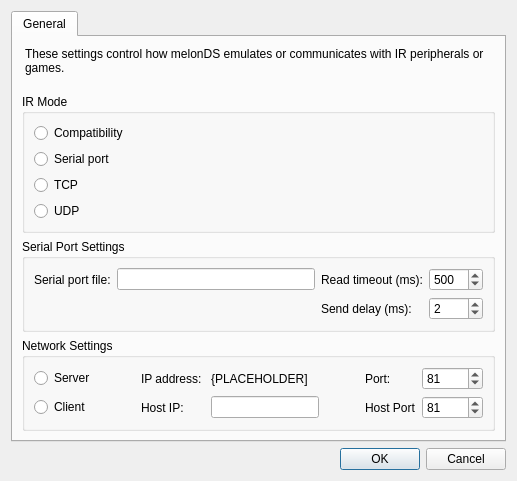
<?xml version="1.0" encoding="UTF-8"?>
<ui version="4.0">
 <class>IRSettingsDialog</class>
 <widget class="QDialog" name="IRSettingsDialog">
  <property name="geometry">
   <rect>
    <x>0</x>
    <y>0</y>
    <width>570</width>
    <height>518</height>
   </rect>
  </property>
  <property name="sizePolicy">
   <sizepolicy hsizetype="Fixed" vsizetype="Fixed">
    <horstretch>0</horstretch>
    <verstretch>0</verstretch>
   </sizepolicy>
  </property>
  <property name="windowTitle">
   <string>IR settings - melonDS</string>
  </property>
  <layout class="QVBoxLayout" name="verticalLayout">
   <property name="sizeConstraint">
    <enum>QLayout::SizeConstraint::SetFixedSize</enum>
   </property>
   <item>
    <widget class="QTabWidget" name="Tabs">
     <property name="currentIndex">
      <number>0</number>
     </property>
     <widget class="QWidget" name="General">
      <attribute name="title">
       <string>General</string>
      </attribute>
      <layout class="QGridLayout" name="gridLayout_8">
       <item row="0" column="0">
        <widget class="QLabel" name="labelMainDescription">
         <property name="styleSheet">
          <string notr="true">QLabel {
    margin-bottom: 12px;
}</string>
         </property>
         <property name="text">
          <string>&lt;html&gt;&lt;head/&gt;&lt;body&gt;&lt;p&gt;These settings control how melonDS emulates or communicates with IR peripherals or games.&lt;/p&gt;&lt;/body&gt;&lt;/html&gt;</string>
         </property>
         <property name="wordWrap">
          <bool>true</bool>
         </property>
         <property name="margin">
          <number>0</number>
         </property>
        </widget>
       </item>
       <item row="1" column="0">
        <widget class="QGroupBox" name="modeSelect">
         <property name="title">
          <string>IR Mode</string>
         </property>
         <layout class="QGridLayout" name="gridLayout">
          <!-- <item row="10" column="0">
           <widget class="QRadioButton" name="rbDirect">
            <property name="whatsThis">
             <string>&lt;html&gt;&lt;head/&gt;&lt;body&gt;&lt;p&gt;IP Mode bypasses the serial connection entirely. This is designed to increase stability for use with other IR peripheral emulators that support this feature.&lt;/p&gt;&lt;/body&gt;&lt;/html&gt;</string>
            </property>
            <property name="text">
             <string>Direct</string>
            </property>
           </widget>
          </item> -->
          <item row="7" column="0">
           <widget class="QRadioButton" name="rbCompat">
            <property name="text">
             <string>Compatibility</string>
            </property>
            <property name="checkable">
             <bool>true</bool>
            </property>
            <property name="checked">
             <bool>false</bool>
            </property>
           </widget>
          </item>
          <item row="9" column="0">
           <widget class="QRadioButton" name="rbTCP">
            <property name="whatsThis">
             <string>&lt;html&gt;&lt;head/&gt;&lt;body&gt;&lt;p&gt;Emulates IR as TCP.&lt;/p&gt;&lt;/body&gt;&lt;/html&gt;</string>
            </property>
            <property name="text">
             <string>TCP</string>
            </property>
           </widget>
          </item>
          <item row="10" column="0">
           <widget class="QRadioButton" name="rbENet">
            <property name="whatsThis">
             <string>&lt;html&gt;&lt;head/&gt;&lt;body&gt;&lt;p&gt;Emulates IR as UDP.&lt;/p&gt;&lt;/body&gt;&lt;/html&gt;</string>
            </property>
            <property name="text">
             <string>UDP</string>
            </property>
           </widget>
          </item>
          <item row="8" column="0">
           <widget class="QRadioButton" name="rbSerial">
            <property name="whatsThis">
             <string>&lt;html&gt;&lt;head/&gt;&lt;body&gt;&lt;p&gt;Emulates IR as Serial&lt;/p&gt;&lt;/body&gt;&lt;/html&gt;</string>
            </property>
            <property name="text">
             <string>Serial port</string>
            </property>
           </widget>
          </item>
         </layout>
        </widget>
       </item>
       <!-- <item row="4" column="0">
        <widget class="QGroupBox" name="groupBoxDirect">
         <property name="title">
          <string>Direct Settings</string>
         </property>
         <property name="toolTip">
          <string>WARNING!!! Experimental, Backup your save before using!!!</string>
         </property>
         <layout class="QGridLayout" name="gridLayout_4">
          <item row="2" column="1" alignment="Qt::AlignmentFlag::AlignVCenter">
           <widget class="QPathInput" name="txtEepromFile"/>
          </item>
          <item row="2" column="0" alignment="Qt::AlignmentFlag::AlignLeft">
           <widget class="QLabel" name="label">
            <property name="text">
             <string>EEPROM File:</string>
            </property>
           </widget>
          </item>
          <item row="2" column="2">
           <widget class="QPushButton" name="EepromBrowse">
            <property name="text">
             <string>Browse</string>
            </property>
           </widget>
          </item>
         </layout>
        </widget>
       </item> -->
       <item row="2" column="0">
        <widget class="QGroupBox" name="groupBoxSerial">
         <property name="title">
          <string>Serial Port Settings</string>
         </property>
         <property name="toolTip">
          <string>Switch between Compatibility and Serial to reset connection</string>
         </property>
         <layout class="QGridLayout" name="gridLayout_3">
          <item row="1" column="0">
           <widget class="QLabel" name="labelPort">
            <property name="text">
             <string>Serial port file:</string>
            </property>
           </widget>
          </item>
          <item row="1" column="2">
           <widget class="QPathInput" name="txtSerialPath"/>
          </item>
          <!-- <item row="1" column="3">
           <widget class="QPushButton" name="pushButton_2">
            <property name="text">
             <string>Browse</string>
            </property>
           </widget>
          </item> -->
          <item row="1" column="3">
           <widget class="QLabel" name="labelReadTimeout">
            <property name="text">
             <string>Read timeout (ms):</string>
            </property>
           </widget>
          </item>
          <item row="1" column="4">
           <widget class="QSpinBox" name="boxReadTimeoutMs">
            <property name="toolTip">
             <string>How long to wait for the first byte of a response before giving up. 500ms is a safe default for the Pokewalker.</string>
            </property>
            <property name="minimum">
             <number>0</number>
            </property>
            <property name="maximum">
             <number>5000</number>
            </property>
            <property name="singleStep">
             <number>50</number>
            </property>
            <property name="value">
             <number>500</number>
            </property>
           </widget>
          </item>
          <item row="2" column="3">
           <widget class="QLabel" name="labelSendDelay">
            <property name="text">
             <string>Send delay (ms):</string>
            </property>
           </widget>
          </item>
          <item row="2" column="4">
           <widget class="QSpinBox" name="boxSendDelayMs">
            <property name="toolTip">
             <string>Pre-transmit delay before every IR send. Gives the walker time to prepare its receiver. STM32 reference uses 2ms.</string>
            </property>
            <property name="minimum">
             <number>0</number>
            </property>
            <property name="maximum">
             <number>100</number>
            </property>
            <property name="singleStep">
             <number>1</number>
            </property>
            <property name="value">
             <number>2</number>
            </property>
           </widget>
          </item>
         </layout>
        </widget>
       </item>
       <item row="3" column="0">
        <widget class="QGroupBox" name="groupBoxNetwork">
         <property name="enabled">
          <bool>true</bool>
         </property>
         <property name="title">
          <string>Network Settings</string>
         </property>
         <layout class="QGridLayout" name="gridLayout_2">
          <item row="5" column="3">
           <widget class="QLineEdit" name="boxHostIP"/>
          </item>
          <item row="0" column="5">
           <widget class="QLabel" name="txtSelfPort">
            <property name="text">
             <string>Port:</string>
            </property>
           </widget>
          </item>
          <item row="0" column="0" alignment="Qt::AlignmentFlag::AlignLeft">
           <widget class="QRadioButton" name="rb_NetworkServer">
            <property name="text">
             <string>Server</string>
            </property>
           </widget>
          </item>
          <item row="5" column="5">
           <widget class="QLabel" name="label_3">
            <property name="text">
             <string>Host Port</string>
            </property>
           </widget>
          </item>
          <item row="5" column="4">
           <spacer name="horizontalSpacer_4">
            <property name="orientation">
             <enum>Qt::Orientation::Horizontal</enum>
            </property>
            <property name="sizeHint" stdset="0">
             <size>
              <width>40</width>
              <height>20</height>
             </size>
            </property>
           </spacer>
          </item>
          <item row="5" column="1">
           <spacer name="horizontalSpacer_3">
            <property name="orientation">
             <enum>Qt::Orientation::Horizontal</enum>
            </property>
            <property name="sizeHint" stdset="0">
             <size>
              <width>40</width>
              <height>20</height>
             </size>
            </property>
           </spacer>
          </item>
          <item row="0" column="1">
           <spacer name="horizontalSpacer">
            <property name="orientation">
             <enum>Qt::Orientation::Horizontal</enum>
            </property>
            <property name="sizeHint" stdset="0">
             <size>
              <width>20</width>
              <height>20</height>
             </size>
            </property>
           </spacer>
          </item>
          <item row="5" column="2">
           <widget class="QLabel" name="label_6">
            <property name="text">
             <string>Host IP:</string>
            </property>
           </widget>
          </item>
          <item row="0" column="3">
           <widget class="QLabel" name="lblSelfIP">
            <property name="text">
             <string>{PLACEHOLDER]</string>
            </property>
           </widget>
          </item>
          <item row="0" column="4">
           <spacer name="horizontalSpacer_2">
            <property name="orientation">
             <enum>Qt::Orientation::Horizontal</enum>
            </property>
            <property name="sizeHint" stdset="0">
             <size>
              <width>40</width>
              <height>20</height>
             </size>
            </property>
           </spacer>
          </item>
          <item row="0" column="6">
           <widget class="QSpinBox" name="boxSelfPort">
            <property name="maximum">
             <number>65535</number>
            </property>
            <property name="value">
             <number>81</number>
            </property>
           </widget>
          </item>
          <item row="5" column="6">
           <widget class="QSpinBox" name="txtHostPort">
            <property name="maximum">
             <number>65535</number>
            </property>
            <property name="value">
             <number>81</number>
            </property>
           </widget>
          </item>
          <item row="5" column="0" alignment="Qt::AlignmentFlag::AlignLeft">
           <widget class="QRadioButton" name="rb_NetworkClient">
            <property name="text">
             <string>Client</string>
            </property>
           </widget>
          </item>
          <item row="0" column="2">
           <widget class="QLabel" name="label_4">
            <property name="text">
             <string>IP address: </string>
            </property>
           </widget>
          </item>
         </layout>
        </widget>
       </item>
      </layout>
     </widget>
     <!-- <widget class="QWidget" name="Devtools">
      <attribute name="title">
       <string>Devtools</string>
      </attribute>
      <layout class="QGridLayout" name="gridLayout_10">
       <item row="0" column="0">
        <layout class="QGridLayout" name="gridLayout_9">
         <item row="6" column="0">
          <widget class="QCheckBox" name="checkBox_3">
           <property name="text">
            <string>Decompress Packets</string>
           </property>
          </widget>
         </item>
         <item row="0" column="0" alignment="Qt::AlignmentFlag::AlignLeft">
          <widget class="QCheckBox" name="checkBox">
           <property name="text">
            <string>Enable Packet log</string>
           </property>
          </widget>
         </item>
         <item row="0" column="1">
          <widget class="QLineEdit" name="txtDevLog"/>
         </item>
         <item row="5" column="0">
          <widget class="QCheckBox" name="checkBox_2">
           <property name="text">
            <string>Decrypt Bytes (XOR by 0xAA)</string>
           </property>
          </widget>
         </item>
         <item row="0" column="2">
          <widget class="QPushButton" name="PacketLogBrowse">
           <property name="text">
            <string>Browse</string>
           </property>
          </widget>
         </item>
        </layout>
       </item>
       <item row="1" column="0">
        <widget class="QGroupBox" name="gridGroupBox">
         <property name="title">
          <string>Format Options</string>
         </property>
         <layout class="QGridLayout" name="gridLayout_7">
          <item row="0" column="0">
           <widget class="QRadioButton" name="radioButton">
            <property name="text">
             <string>Readable</string>
            </property>
           </widget>
          </item>
          <item row="1" column="0">
           <widget class="QRadioButton" name="radioButton_2">
            <property name="text">
             <string>Binary</string>
            </property>
           </widget>
          </item>
         </layout>
        </widget>
       </item>
      </layout>
     </widget> -->
    </widget>
   </item>
   <item>
    <widget class="QDialogButtonBox" name="BottomButtons">
     <property name="orientation">
      <enum>Qt::Orientation::Horizontal</enum>
     </property>
     <property name="standardButtons">
      <set>QDialogButtonBox::StandardButton::Cancel|QDialogButtonBox::StandardButton::Ok</set>
     </property>
    </widget>
   </item>
  </layout>
 </widget>
 <customwidgets>
  <customwidget>
   <class>QPathInput</class>
   <extends>QLineEdit</extends>
   <header>QPathInput.h</header>
  </customwidget>
 </customwidgets>
 <resources/>
 <connections>
  <connection>
   <sender>BottomButtons</sender>
   <signal>accepted()</signal>
   <receiver>IRSettingsDialog</receiver>
   <slot>accept()</slot>
   <hints>
    <hint type="sourcelabel">
     <x>248</x>
     <y>254</y>
    </hint>
    <hint type="destinationlabel">
     <x>157</x>
     <y>274</y>
    </hint>
   </hints>
  </connection>
  <connection>
   <sender>BottomButtons</sender>
   <signal>rejected()</signal>
   <receiver>IRSettingsDialog</receiver>
   <slot>reject()</slot>
   <hints>
    <hint type="sourcelabel">
     <x>316</x>
     <y>260</y>
    </hint>
    <hint type="destinationlabel">
     <x>286</x>
     <y>274</y>
    </hint>
   </hints>
  </connection>
 </connections>
</ui>
